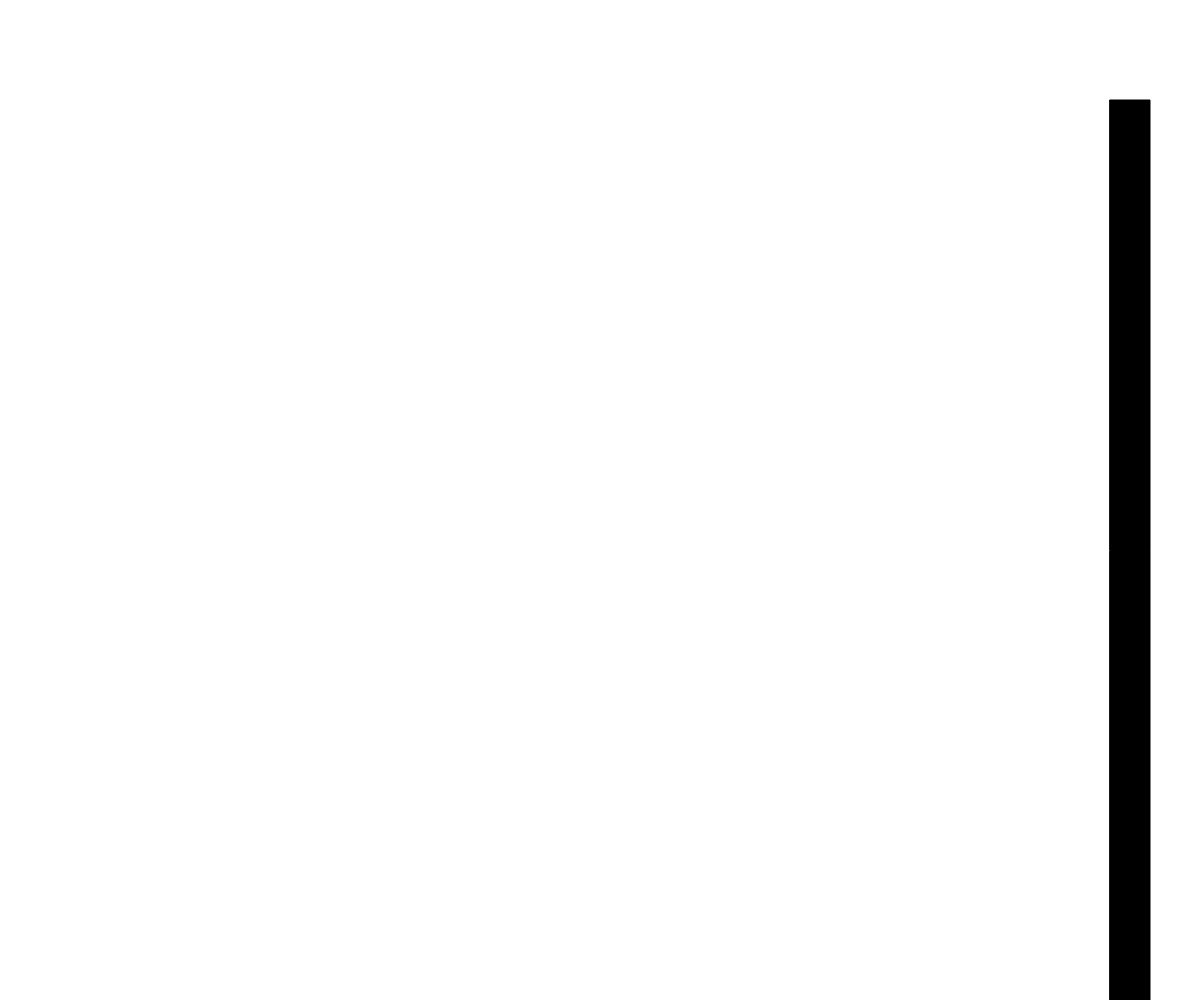
Frame 1 (no input)
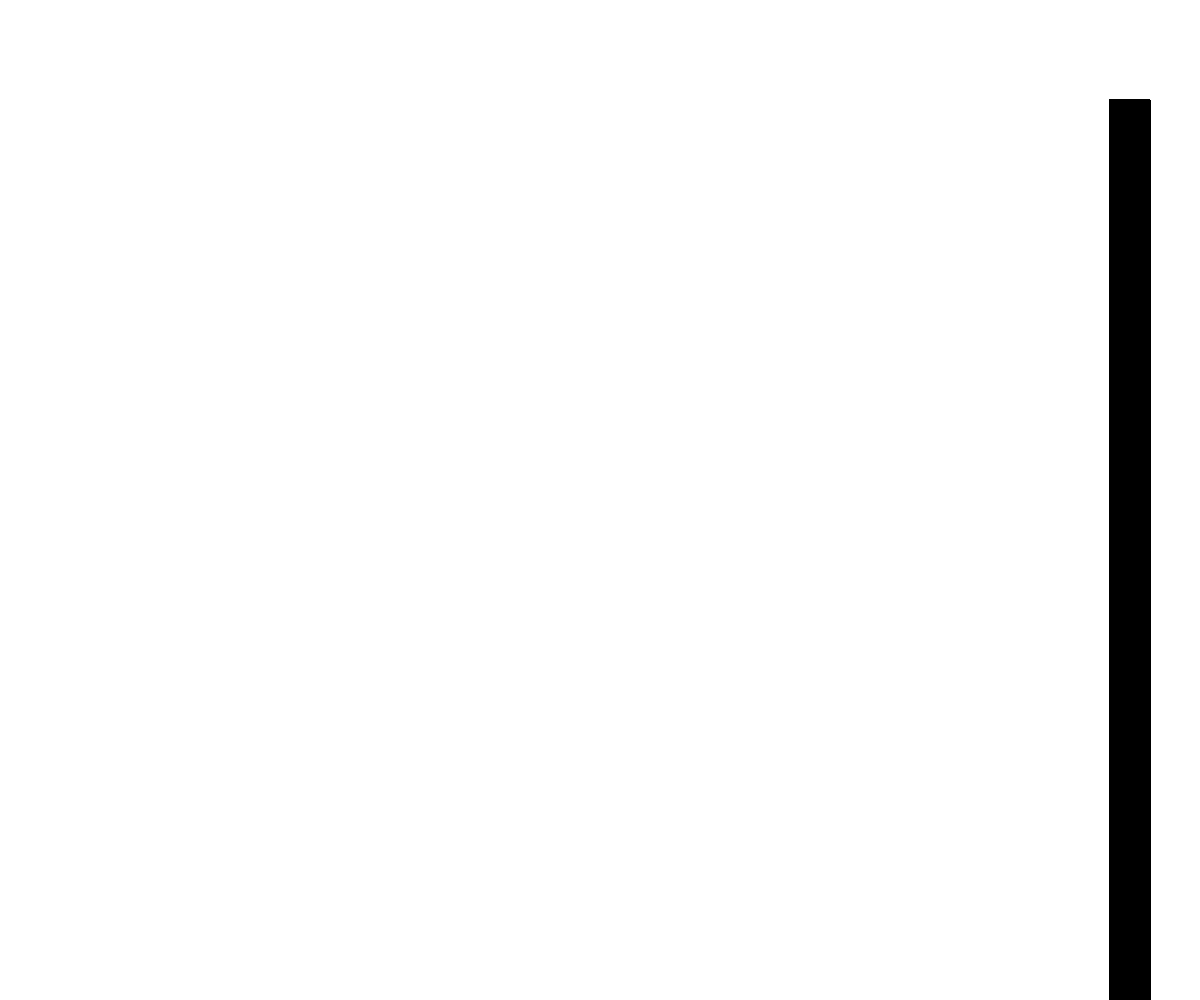
Frame 60 (no input)
Frame 120 (the mouse pressed at the canvas centre since frame 60): identical to frame 60, image omitted

The p5.js sketch that drew these frames (run headless with seeded random() and noise() and a simulated clock; from frame 60 on, the mouse is pressed at the canvas centre):

// p5.js sketch
// ── sketch.js
function setup() {
  createCanvas(windowWidth, windowHeight);
  // background(255, 204, 0);
}

function draw() {
  const margin = 50;

  const width = windowWidth / 30;
  const height = windowHeight - margin;

  const x = windowWidth - width - margin;
  const y = windowHeight - height + margin;

  fill(0);
  // translate(x, y);
  // rotate(radians(20));
  rect(x, y, width, height);
}
